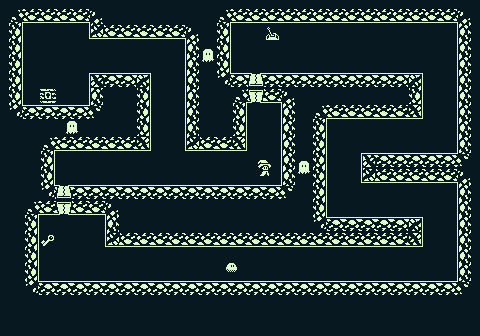

A 2D game scene composited from a Tiled map and its tileset images. What follows is a short description and the map's XML, with each tile layer's data collapsed to a summary:
An orthogonal 60x42 tile map with 8x8 px tiles, 3 tile layers (Tile Layer 1, walls, actors), 2 tilesets.

<map version="1.0" tiledversion="1.1.4" orientation="orthogonal" renderorder="right-down" width="60" height="42" tilewidth="8" tileheight="8" infinite="0" nextobjectid="1">
 <tileset firstgid="1" name="backgroundTiles" tilewidth="16" tileheight="16" tilecount="28" columns="7">
  <image source="../backgroundTiles.png" width="112" height="64" />
 </tileset>
 <tileset firstgid="29" name="actorTiles" tilewidth="16" tileheight="16" tilecount="20" columns="5">
  <image source="../actorTiles.png" width="80" height="64" />
 </tileset>
 <layer name="Tile Layer 1" width="60" height="42">
  <data>[2520 cells, 2520 non-empty, 1 distinct tile ids]</data>
 </layer>
 <layer name="walls" width="60" height="42">
  <data>[2520 cells, 219 non-empty, 15 distinct tile ids]</data>
 </layer>
 <layer name="actors" width="60" height="42">
  <data>[2520 cells, 12 non-empty, 8 distinct tile ids]</data>
 </layer>
</map>
